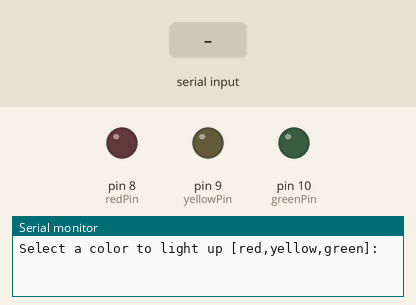
This sketch was run on a simulated Arduino Uno, built with avr-gcc and run on an emulated ATmega328P. Parts: output pins drawn as LEDs (lit = HIGH), the last lines printed to the serial monitor. The test bench sets the inputs (shaded band).

Above: at 1.2 s.
1.3 s: "red" received over Serial
At 3.1 s:
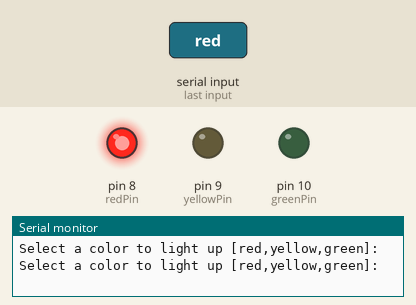
3.8 s: "yellow" received over Serial
At 5.1 s:
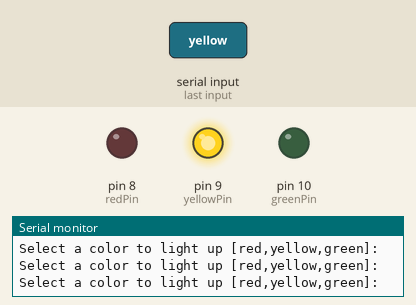
6.3 s: "green" received over Serial
At 8.2 s:
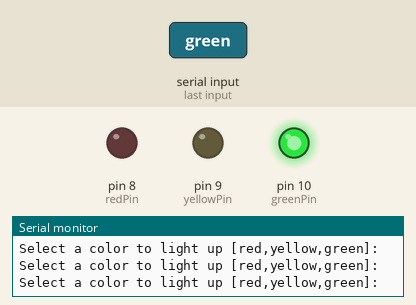
8.8 s: "1" received over Serial
At 11.1 s:
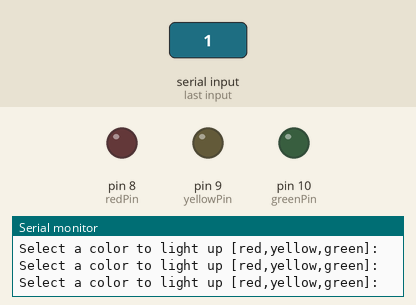
Timing chart, 0 to 12.3 s (numbered marks = the images above; inputs shaded):
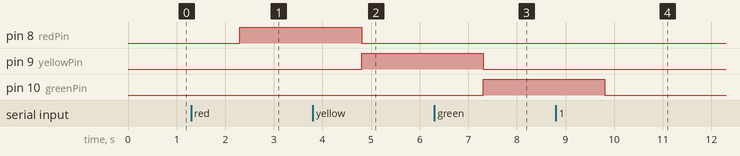

The sketch:

019_strings.ino
```cpp
// https://www.youtube.com/watch?v=MAnAc_t0OrM&list=PLGs0VKk2DiYw-L-RibttcvK-WBZm8WLEP&index=19

/**
 * Ask user what color LED to light up:
 * RED, YELLOW, GREEN
 */

// pin setup
int redPin = 8;
int yellowPin = 9;
int greenPin = 10;

String strInput;
String msgInput = "Select a color to light up [red,yellow,green]: ";

void setup() {
  // put your setup code here, to run once:
  Serial.begin(9600);
  pinMode(redPin, OUTPUT);
  pinMode(yellowPin, OUTPUT);
  pinMode(greenPin, OUTPUT);
}

void loop() {
  // put your main code here, to run repeatedly:
  Serial.println(msgInput);

  while(Serial.available() == 0){
    // do nothing. wait
  }

  strInput = Serial.readString();

  if (strInput == "red") {
      digitalWrite(redPin, HIGH);
      digitalWrite(yellowPin, LOW);
      digitalWrite(greenPin, LOW);
  } else if (strInput == "yellow") {
      digitalWrite(redPin, LOW);
      digitalWrite(yellowPin, HIGH);
      digitalWrite(greenPin, LOW);
  } else if (strInput == "green") {
      digitalWrite(redPin, LOW);
      digitalWrite(yellowPin, LOW);
      digitalWrite(greenPin, HIGH);
  } else {
      digitalWrite(redPin, LOW);
      digitalWrite(yellowPin, LOW);
      digitalWrite(greenPin, LOW);
  }
}
```

Measured:
- after the input at 1.3 s, pin 8 (redPin): LOW → HIGH after 1.0 s
- after the input at 3.8 s, pin 8 (redPin): HIGH → LOW after 1.0 s; pin 9 (yellowPin): LOW → HIGH after 1.0 s
- after the input at 6.3 s, pin 9 (yellowPin): HIGH → LOW after 1.0 s; pin 10 (greenPin): LOW → HIGH after 1.0 s
- after the input at 8.8 s, pin 10 (greenPin): HIGH → LOW after 1.0 s
